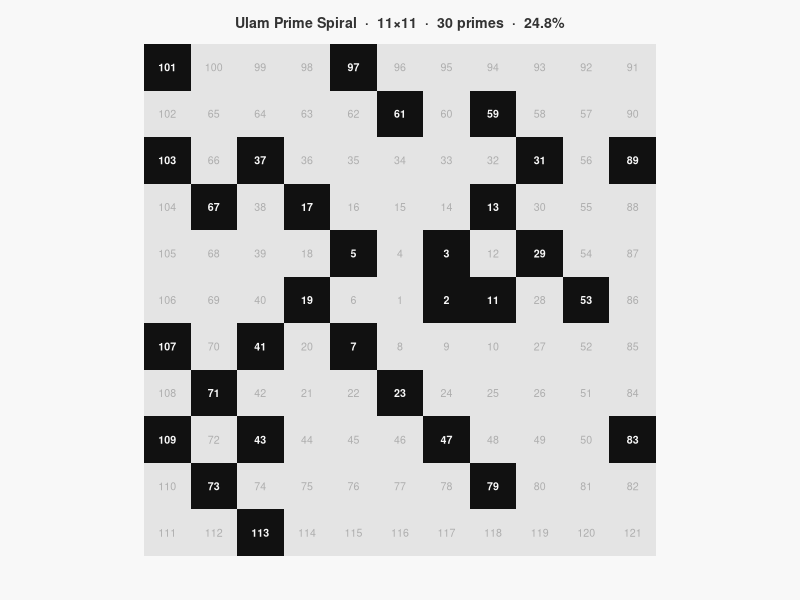
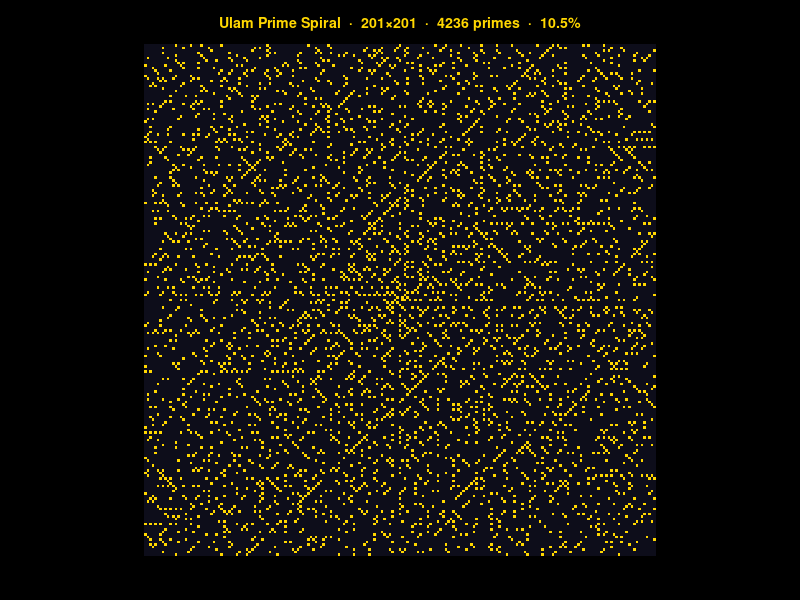
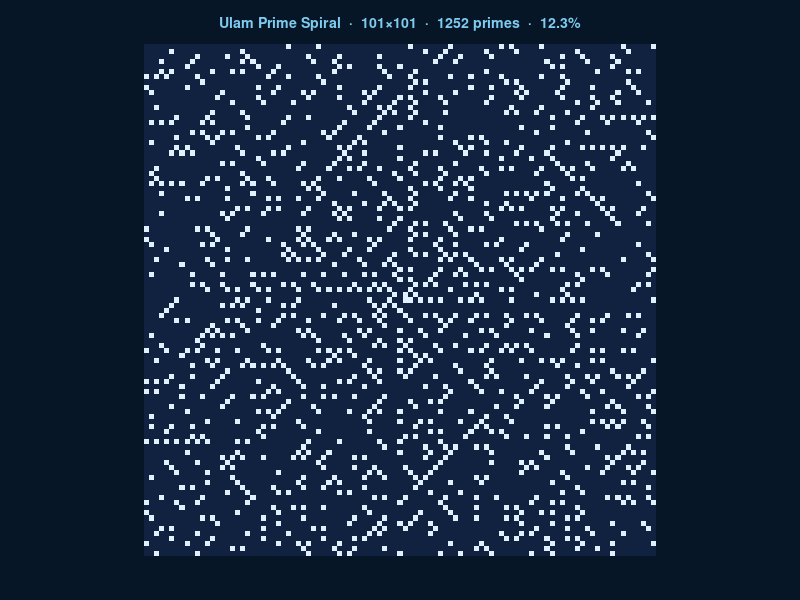
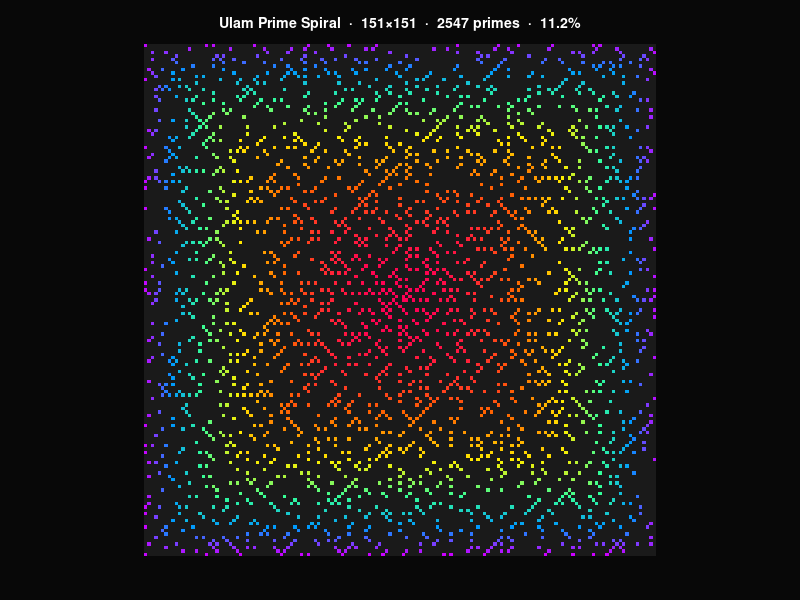
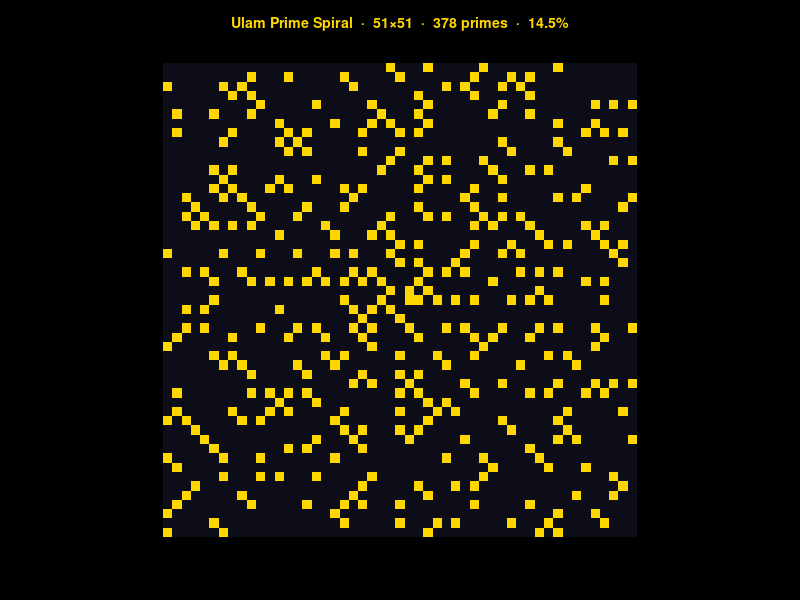

Here is the R script that generated these plots, in order:
##########################################
# 
# Useless useful R functions
# Ulam prime number spiral
#
# Series:
# Little Useless-useful R functions #93
# Created: June 03, 2026
# Author: Tomaž Kaštrun
# Blog: tomaztsql.wordpress.com
# V.1.1

###########################################



ulam_prime_spiral <- function(
    n         = 51,    
    theme     = c("Cosmic","Blueish","Classy","Psycho"),
    show_nums = FALSE,   # print values (n ≤ 21 only)
    animate   = FALSE,       
    speed     = 1,          
    verbose   = TRUE
) {
  
  theme <- match.arg(theme)
  
  #n must be odd so integers have a unique centre cell 
  if (n %% 2 == 0) { n <- n + 1L }
  if (n < 5) stop("Size muste be > 5.")
  total <- n^2
  mid   <- (n + 1L) / 2L            
  
  dr <- c( 0L, -1L,  0L,  1L)   # row deltas:  E  N  W  S
  dc <- c( 1L,  0L, -1L,  0L)   # col deltas:  E  N  W  S
  
  mat   <- matrix(0L, n, n)     
  ord_r <- integer(total)        
  ord_c <- integer(total)        
  
  r <- mid;  
  cc <- mid  
  
  mat[r, cc] <- 1L
  ord_r[1]   <- r
  ord_c[1]   <- cc
  
  d    <- 1L  # current direction index (1=E 2=N 3=W 4=S)
  step <- 1L  # current arm length
  num  <- 2L                     
  
  while (num <= total) {
    for (half in 1:2) {          # each dir is twice 
      for (i in seq_len(step)) {
        r  <- r  + dr[d]
        cc <- cc + dc[d]
        mat[r, cc] <- num
        ord_r[num] <- r
        ord_c[num] <- cc
        num <- num + 1L
        if (num > total) break  
      }
      d <- (d %% 4L) + 1L       # turn left: E→N→W→S→E
      if (num > total) break    
    }
    step <- step + 1L            
  }
  
  # SIEVE OF ERATOSTHENES
  #  Returns a logical vector: is_prime[k] == TRUE  iff  k is prime.
  
  is_prime    <- rep(TRUE, total)
  is_prime[1] <- FALSE
  p <- 2L
  while (p * p <= total) {
    if (is_prime[p])
      is_prime[seq.int(p * p, total, p)] <- FALSE
    p <- p + 1L
  }

  prime_mat <- matrix(is_prime[mat], n, n)
  n_primes  <- sum(prime_mat)
  density   <- 100 * n_primes / total
  
  # themes
  th <- switch(theme,
               Cosmic = list(
                 bg       = "#000000",
                 prime    = "#FFD700",     
                 comp     = "#0d0d1a",
                 txt      = "#FFD700"
               ),
               Blueish = list(
                 bg       = "#071626",
                 prime    = "#e0f0ff",     
                 comp     = "#112240",
                 txt      = "#7ecbf0"
               ),
               Classy = list(
                 bg       = "#f8f8f8",
                 prime    = "#111111",     
                 comp     = "#e4e4e4",
                 txt      = "#333333"
               ),
               Psycho = list(
                 bg       = "#080808",
                 prime    = NULL,          
                 comp     = "#1a1a1a",
                 txt      = "#ffffff"
               )
  )
  

  col_mat <- matrix(th$comp, n, n)
  if (theme == "Psycho") {
    ramp      <- colorRampPalette(
      c("#ff0055","#ff6600","#ffee00","#33ff99","#0099ff","#cc00ff"))
    prime_pos <- which(prime_mat) 
    vals      <- mat[prime_pos]                   
    t_norm    <- (vals - 2) / max(1L, total - 2L)  # normalise for better visuals
    pal       <- ramp(512)
    col_mat[prime_pos] <- pal[pmax(1L, ceiling(t_norm * 512))]
  } else {
    col_mat[prime_mat] <- th$prime
  }
  
  ## Plot
  display <- t(col_mat)[, n:1]  
  u_cols  <- unique(as.vector(display))
  idx_mat <- matrix(match(display, u_cols), n, n)
  
  op <- par(no.readonly = TRUE)
  on.exit(par(op), add = TRUE)
  
  par(bg  = th$bg,pty = "s",mar = c(2.2, 0.3, 2.2, 0.3))
  
  if (!animate) {
    image(seq_len(n), seq_len(n), idx_mat,
          col  = u_cols,
          axes = FALSE,
          xlab = "", ylab = "")
  } else {
    plot.new()
    plot.window(xlim = c(0.5, n + 0.5), ylim = c(0.5, n + 0.5))
    rect(par("usr")[1], par("usr")[3], par("usr")[2], par("usr")[4],
         col = th$bg, border = NA)
    
    delay <- max(0, 0.008 / speed)
    flush_every <- max(1L, as.integer(30L * speed))
    
    for (k in seq_len(total)) {
      r_k  <- ord_r[k]
      c_k  <- ord_c[k]
      y_k  <- n + 1L - r_k #flip the asix
      fill <- col_mat[r_k, c_k]
      
      rect(c_k - 0.5, y_k - 0.5, c_k + 0.5, y_k + 0.5, col = fill, border = NA)
      
      if (k %% flush_every == 0L) {
        if (existsMethod("dev.flush", "ANY"))
          try(dev.flush(), silent = TRUE)
        Sys.sleep(delay)
      }
    }
  }
  
  # ── Titles ──────────────────────────────────────────────────────────────
  mtext(
    sprintf("Ulam Prime Spiral  \u00b7  %d\u00d7%d  \u00b7  %d primes  \u00b7  %.1f%%", n, n, n_primes, density),
    side = 3, line = 0.6, col = th$txt, cex = 0.85, font = 2
  )
  mtext(
    th$sub, side = 1, line = 0.8,
    col  = adjustcolor(th$txt, alpha.f = 0.55), cex = 0.62
  )
  
  #  Center and  image coords:  x = col,  y = n+1-row
  if (show_nums) {
    if (n > 21) {
      message("show_nums is only legible for n \u2264 21; skipped.")
    } else {
      num_cex <- max(0.28, 0.85 - (n - 5) * 0.035)
      for (r in seq_len(n)) {
        for (cc in seq_len(n)) {
          is_p <- prime_mat[r, cc]
          text(x      = cc,
               y      = n + 1L - r,
               labels = mat[r, cc],
               col    = if (is_p) th$bg else adjustcolor(th$txt, 0.30),
               cex    = num_cex,
               font   = if (is_p) 2L else 1L)
        }
      }
    }
  }
  
# results
  if (verbose) {
    cat("Stats: \n")
    cat(sprintf("  Grid              : %d \u00d7 %d = %d integers\n", n, n, total))
    cat(sprintf("  Primes found      : %d\n", n_primes))
    cat(sprintf("  Prime density     : %.2f%%\n", density))
    cat(sprintf("  Expected (1/ln n) : %.2f%%\n", 100 / log(total)))
    cat(sprintf("  Centre value      : %d\n", mat[mid, mid]))
    cat(sprintf("  Corner values     : %d  %d  %d  %d\n", mat[1,1], mat[1,n], mat[n,1], mat[n,n]))

    main_d <- diag(prime_mat)
    anti_d <- prime_mat[cbind(seq_len(n), rev(seq_len(n)))]
    cat(sprintf("  Main diagonal     : %d/%d primes (%.0f%%)\n", sum(main_d), n, 100 * mean(main_d)))
    cat(sprintf("  Anti-diagonal     : %d/%d primes (%.0f%%)\n", sum(anti_d), n, 100 * mean(anti_d)))
    
    # Mini ASCII visuals
    if (n <= 21) {
      cat(sprintf("\n  Mini ASCII spiral (n=%d) — [P]=prime  [.]=composite\n\n", n))
      for (r in seq_len(n)) {
        cat("  ")
        for (cc in seq_len(n)) {
          cat(if (prime_mat[r, cc]) sprintf("[%2d]", mat[r,cc]) else sprintf(" %2d ", mat[r,cc]))
        }
      }
    }
  }
}


################
# run the script
################

ulam_prime_spiral(n = 11, theme = "Classy", show_nums = TRUE)
ulam_prime_spiral(n = 201, theme = "Cosmic")
ulam_prime_spiral(n = 101, theme = "Blueish")
ulam_prime_spiral(n = 151, theme = "Psycho")
  
# with animiation
ulam_prime_spiral(n = 51, theme = "Cosmic", animate = TRUE, speed = 2)
  
